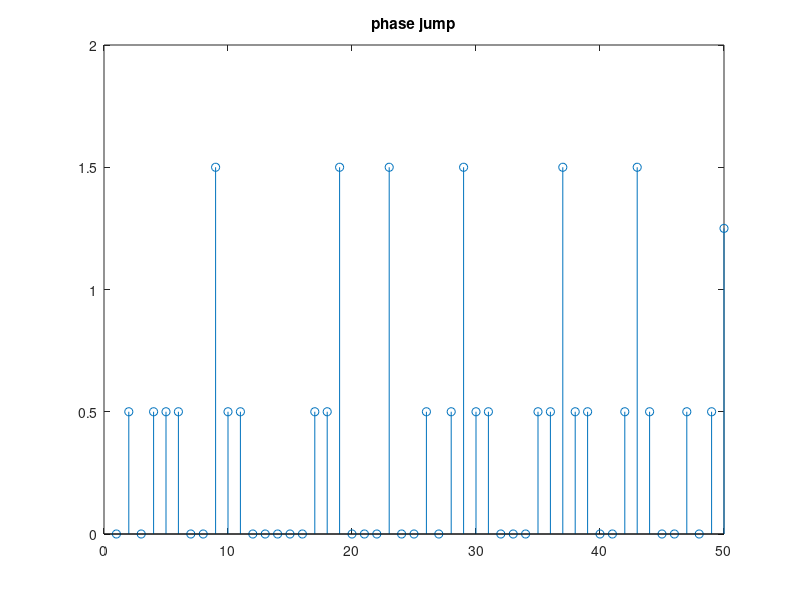
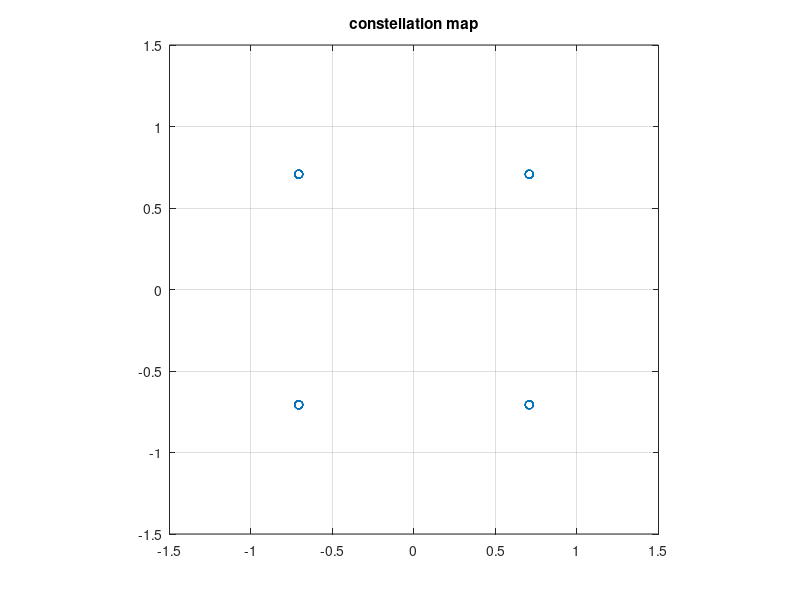
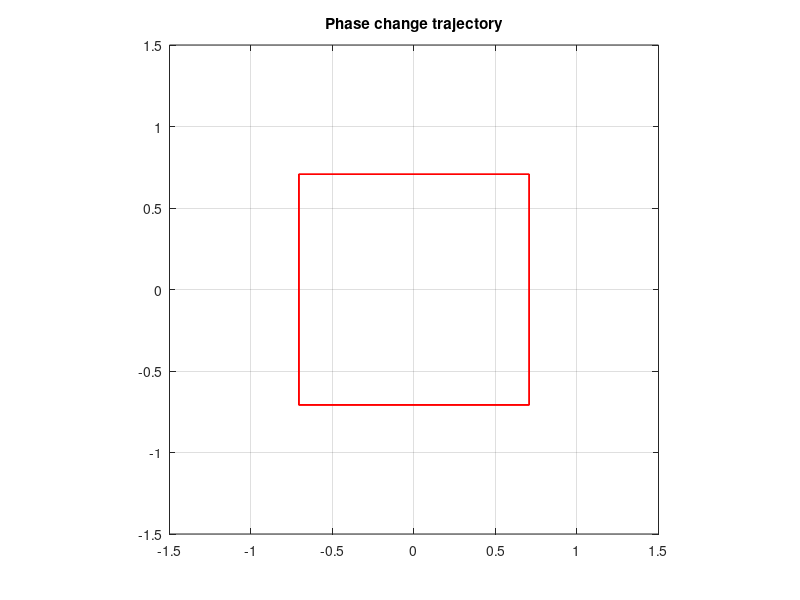

The MATLAB source for these figures, in order: (Note: this script raises an error after producing the figures.)
%OQPSK
clc
clear

Rs=10e2;                                        %bit ratio
Ts=1/Rs;
N=50;                                          %Number of bits to process
fc=20e2;                                        %carrier frequency
fs=10e4;                                        %sample frequency
T=1/fs;
t=(0:(round(N*Ts/T)-1))*T;
r=Ts/T;

a=rand(1,N)>0.5;                               %bit symbol

%% serial-to-paralle
Idata=a(1:2:end);
Idata=repmat(Idata,2,1);
Idata=Idata(:)';

Qdata=a(2:2:end);
Qdata=repmat(Qdata,2,1);
Qdata=Qdata(:)';

%% Qdata delay one bit
Qdata=[0,Qdata(1:end-1)];

%% Gray coded
% 00->0->5pi/4
% 01->1->7pi/4
% 10->2->3pi/4
% 11->3-> pi/4
two_bits_decimal = [2,1]*[Qdata;Idata];
phase_code=pi*[5/4,7/4,3/4,1/4];
phi=phase_code(two_bits_decimal+1);
%From here we can see that there is no phase jump of pi.only pi/2
figure
stem(abs(phi/pi-[phi(2:end),0]/pi));                
title('phase jump')
phi_sample=repmat(phi,r,1);
phi_sample=phi_sample(:)';

%% constellation
j=sqrt(-1);
s=cos(phi)+sin(phi)*j;
figure
plot(s,'o')
grid on;axis('equal',[-1.5 1.5 -1.5 1.5]);
title('constellation map')
%hold on 
figure
plot(s,'r')
grid on;axis('equal',[-1.5 1.5 -1.5 1.5]);
title('Phase change trajectory')

%% carrier wave
xc=cos(2*pi*fc*t);
xs=sin(2*pi*fc*t);

%% OQPSK
A=1;    %amplitude
OQPSK_signal=A*(cos(phi_sample).*xc-sin(phi_sample).*xs);

figure
plotSpectral(OQPSK_signal,fs)
